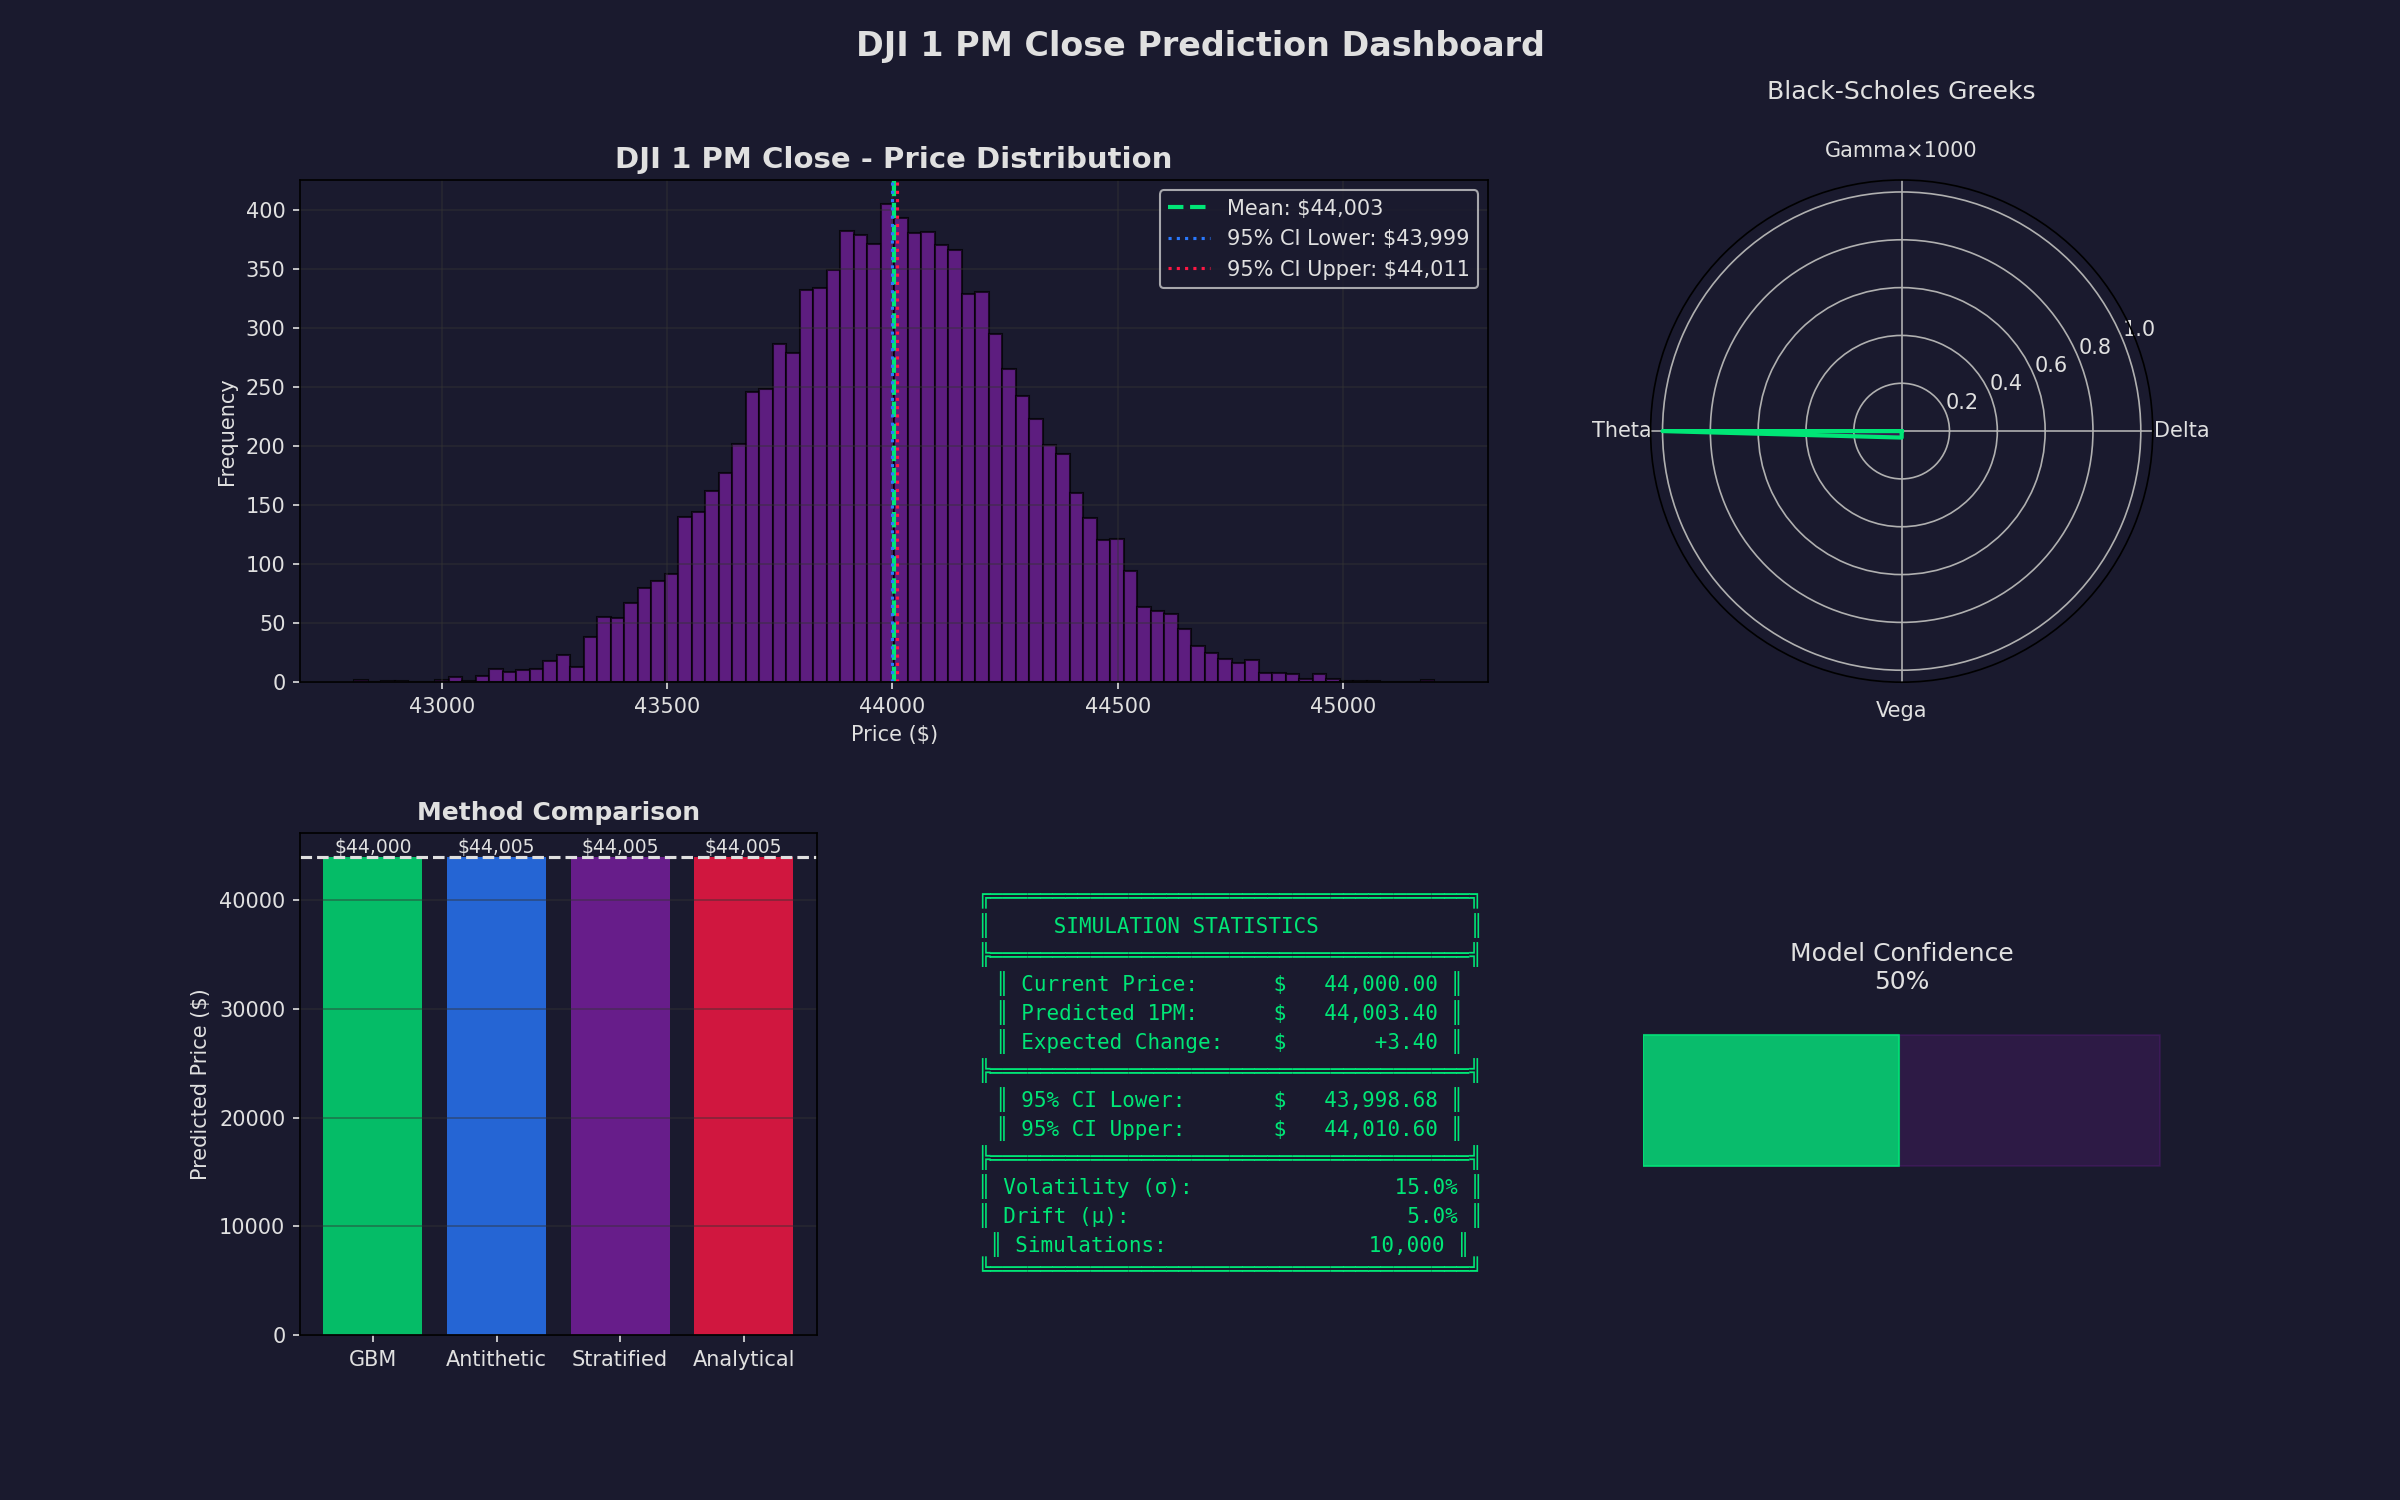

This chart was generated by the following Python code:
#!/usr/bin/env python3
"""
DJI 1 PM Close Prediction Engine
=================================
A comprehensive multi-method prediction system for the Dow Jones Industrial Average
1 PM close price using advanced calculus, stochastic processes, and numerical methods.

This module implements:
- Geometric Brownian Motion (GBM) with Ito's Lemma
- Ornstein-Uhlenbeck Mean-Reversion Process
- Fourier Analysis for cyclical patterns
- Taylor Series expansion for price approximations
- Numerical integration (Simpson's, Gaussian Quadrature)
- Partial Differential Equations (Black-Scholes PDE)
- Stochastic Differential Equations (SDE)
- Monte Carlo with variance reduction techniques

Author: MajixAI
License: MIT
"""

# ============================================================================
# EXTENSIVE IMPORTS - Scientific Computing Stack
# ============================================================================

# Core Scientific Computing
import numpy as np
from numpy import (
    exp, log, sqrt, sin, cos, pi, linspace, zeros, ones,
    cumsum, diff, random, meshgrid, gradient
)
from numpy import trapezoid as trapz  # trapz was renamed to trapezoid in NumPy 2.0
from numpy.linalg import norm, solve, inv, det, eig, cholesky
from numpy.fft import fft, ifft, fftfreq, fftshift
from numpy.polynomial import polynomial, chebyshev, legendre, hermite

# SciPy - Advanced Scientific Computing
import scipy
from scipy import stats, signal, integrate, interpolate, optimize, special
from scipy.stats import (
    norm as normal_dist, lognorm, t as t_dist, chi2, gamma, expon,
    kstest, jarque_bera, skew, kurtosis
)
from scipy.integrate import (
    quad, dblquad, tplquad, fixed_quad,
    romb, simpson, odeint, solve_ivp
)
from scipy.optimize import (
    minimize, minimize_scalar, brentq, newton, fsolve,
    curve_fit, least_squares, differential_evolution
)
from scipy.interpolate import (
    interp1d, UnivariateSpline, CubicSpline, BSpline,
    RectBivariateSpline, RegularGridInterpolator
)
from scipy.signal import (
    butter, filtfilt, welch, spectrogram, find_peaks,
    savgol_filter, detrend, hilbert
)
from scipy.special import (
    erf, erfc, gamma as gamma_func, factorial, comb,
    legendre as legendre_poly, hermite as hermite_poly,
    jv, yv, iv, kv  # Bessel functions
)
from scipy.linalg import (
    lu, qr, svd, schur, hessenberg, expm, logm, sqrtm
)

# SymPy - Symbolic Mathematics & Calculus
import sympy
from sympy import (
    Symbol, symbols, Function, Derivative, Integral,
    diff as sym_diff, integrate as sym_integrate,
    exp as sym_exp, log as sym_log, sqrt as sym_sqrt,
    sin as sym_sin, cos as sym_cos, tan as sym_tan,
    limit, series, summation, product, factorial as sym_factorial,
    oo, pi as sym_pi, E, I, Rational, simplify, expand, factor,
    solve as sym_solve, dsolve, solveset, linsolve, nonlinsolve,
    Matrix as SymMatrix, eye as sym_eye, zeros as sym_zeros,
    Eq, Ne, Lt, Le, Gt, Ge, And, Or, Not,
    lambdify, pprint, init_printing
)
from sympy.calculus.util import continuous_domain, minimum, maximum
from sympy.vector import CoordSys3D, divergence, curl, gradient as sym_gradient

# Statistics and Time Series
from statistics import (
    mean, median, mode, stdev, variance,
    pstdev, pvariance, harmonic_mean, geometric_mean
)

# Data Handling
import pandas as pd
from pandas import DataFrame, Series, Timestamp, DatetimeIndex

# Visualization
import matplotlib
matplotlib.use('Agg')  # Non-interactive backend
import matplotlib.pyplot as plt
from matplotlib import cm, colors
from matplotlib.gridspec import GridSpec
from mpl_toolkits.mplot3d import Axes3D

# System and Utilities
import os
import sys
import json
import time
import math
import cmath
import functools
import itertools
import collections
import dataclasses
from typing import Tuple, List, Dict, Optional, Union, Callable
from datetime import datetime, timedelta
from dataclasses import dataclass, field

# Random and Reproducibility
from numpy.random import (
    seed, rand, randn, randint, choice, shuffle,
    normal, uniform, exponential, poisson, binomial
)


# ============================================================================
# CONFIGURATION AND CONSTANTS
# ============================================================================

@dataclass
class MarketConfig:
    """Configuration parameters for DJI prediction model"""
    current_price: float = 44000.00  # Current DJI price
    target_time: str = "13:00"       # 1 PM target time
    volatility: float = 0.15         # Annualized volatility (15%)
    drift: float = 0.05              # Expected annual return (5%)
    risk_free_rate: float = 0.045    # Risk-free rate (4.5%)
    trading_days: int = 252          # Trading days per year
    minutes_per_day: int = 390       # Trading minutes per day
    simulations: int = 10000         # Monte Carlo simulations
    random_seed: Optional[int] = 42  # Reproducibility seed


# ============================================================================
# ADVANCED CALCULUS IMPLEMENTATIONS
# ============================================================================

class CalculusEngine:
    """
    Advanced calculus operations for financial modeling.
    Implements symbolic differentiation, integration, and series expansions.
    """
    
    def __init__(self):
        """Initialize symbolic variables for calculus operations"""
        self.t, self.S, self.sigma, self.mu, self.r = symbols(
            't S sigma mu r', positive=True, real=True
        )
        self.W = Symbol('W')  # Wiener process
        
    def taylor_expansion_price(self, S0: float, dS: float, order: int = 4) -> float:
        """
        Taylor series expansion for price approximation around S0.
        
        P(S0 + dS) ≈ P(S0) + P'(S0)·dS + P''(S0)·dS²/2! + ...
        
        Uses logarithmic return transformation for better accuracy.
        """
        S = self.S
        # Define price function as log-normal process
        f = sym_log(S)
        
        # Compute Taylor coefficients
        coefficients = []
        for n in range(order + 1):
            deriv_n = sym_diff(f, S, n)
            coeff = deriv_n.subs(S, S0) / sym_factorial(n)
            coefficients.append(float(coeff) * (dS ** n))
        
        # Return the log-price approximation, exponentiated
        log_price_approx = sum(coefficients)
        return float(sym_exp(log_price_approx))
    
    def ito_lemma_application(self, S0: float, dt: float, dW: float, 
                               mu_val: float, sigma_val: float) -> Dict:
        """
        Apply Itô's Lemma for stochastic calculus.
        
        For f(S, t) where dS = μS·dt + σS·dW:
        df = (∂f/∂t + μS·∂f/∂S + ½σ²S²·∂²f/∂S²)dt + σS·∂f/∂S·dW
        
        Returns price evolution and derivatives.
        """
        S, t, sigma, mu = self.S, self.t, self.sigma, self.mu
        
        # Define log-price function f(S) = ln(S)
        f = sym_log(S)
        
        # Compute partial derivatives
        df_dS = sym_diff(f, S)           # ∂f/∂S = 1/S
        d2f_dS2 = sym_diff(f, S, 2)      # ∂²f/∂S² = -1/S²
        df_dt = 0                         # ∂f/∂t = 0 (no explicit time dependence)
        
        # Itô's Lemma drift term: (μ - ½σ²)dt
        drift_coeff = mu_val - 0.5 * sigma_val**2
        
        # Itô's Lemma diffusion term: σ·dW
        diffusion_coeff = sigma_val
        
        # New log-price
        d_log_S = drift_coeff * dt + diffusion_coeff * dW
        new_log_S = np.log(S0) + d_log_S
        new_S = np.exp(new_log_S)
        
        return {
            'df_dS': str(df_dS),
            'd2f_dS2': str(d2f_dS2),
            'drift_term': drift_coeff * dt,
            'diffusion_term': diffusion_coeff * dW,
            'd_log_S': d_log_S,
            'new_price': new_S,
            'price_change': new_S - S0
        }
    
    def black_scholes_pde(self, S0: float, K: float, T: float,
                           r: float, sigma: float) -> Dict:
        """
        Solve the Black-Scholes PDE for option pricing.
        
        ∂V/∂t + ½σ²S²·∂²V/∂S² + rS·∂V/∂S - rV = 0
        
        This is the fundamental PDE of quantitative finance.
        """
        # d1 and d2 parameters
        d1 = (np.log(S0 / K) + (r + 0.5 * sigma**2) * T) / (sigma * np.sqrt(T))
        d2 = d1 - sigma * np.sqrt(T)
        
        # Call price using Black-Scholes formula
        N = normal_dist.cdf
        call_price = S0 * N(d1) - K * np.exp(-r * T) * N(d2)
        
        # Greeks (partial derivatives)
        delta = N(d1)  # ∂V/∂S
        gamma = normal_dist.pdf(d1) / (S0 * sigma * np.sqrt(T))  # ∂²V/∂S²
        theta = (-S0 * normal_dist.pdf(d1) * sigma / (2 * np.sqrt(T)) 
                 - r * K * np.exp(-r * T) * N(d2))  # ∂V/∂t
        vega = S0 * np.sqrt(T) * normal_dist.pdf(d1)  # ∂V/∂σ
        
        return {
            'd1': d1,
            'd2': d2,
            'call_price': call_price,
            'delta': delta,
            'gamma': gamma,
            'theta': theta,
            'vega': vega
        }


# ============================================================================
# STOCHASTIC PROCESSES
# ============================================================================

class StochasticProcesses:
    """
    Implementation of various stochastic processes for price modeling.
    """
    
    def __init__(self, config: MarketConfig):
        self.config = config
        if config.random_seed is not None:
            np.random.seed(config.random_seed)
    
    def geometric_brownian_motion(self, S0: float, T: float, 
                                    steps: int) -> np.ndarray:
        """
        Simulate Geometric Brownian Motion (GBM).
        
        dS = μS·dt + σS·dW
        
        Solution: S(t) = S(0)·exp((μ - σ²/2)t + σW(t))
        """
        dt = T / steps
        mu, sigma = self.config.drift, self.config.volatility
        
        # Generate Brownian increments
        dW = np.random.normal(0, np.sqrt(dt), steps)
        
        # Calculate cumulative Brownian motion
        W = np.cumsum(dW)
        W = np.insert(W, 0, 0)  # Start at W(0) = 0
        
        # Time vector
        t = np.linspace(0, T, steps + 1)
        
        # GBM solution
        S = S0 * np.exp((mu - 0.5 * sigma**2) * t + sigma * W)
        
        return S
    
    def ornstein_uhlenbeck_process(self, S0: float, theta: float, 
                                     mu_eq: float, sigma: float,
                                     T: float, steps: int) -> np.ndarray:
        """
        Ornstein-Uhlenbeck mean-reverting process.
        
        dS = θ(μ - S)dt + σdW
        
        Useful for modeling mean-reverting behavior in markets.
        """
        dt = T / steps
        
        # Initialize paths
        S = np.zeros(steps + 1)
        S[0] = S0
        
        # Euler-Maruyama discretization
        for i in range(steps):
            dW = np.random.normal(0, np.sqrt(dt))
            S[i+1] = S[i] + theta * (mu_eq - S[i]) * dt + sigma * dW
        
        return S
    
    def jump_diffusion_merton(self, S0: float, T: float, steps: int,
                                lambda_j: float = 0.1, 
                                mu_j: float = 0.0,
                                sigma_j: float = 0.1) -> np.ndarray:
        """
        Merton Jump-Diffusion Model.
        
        dS/S = (μ - λκ)dt + σdW + dJ
        
        Where J is a compound Poisson process.
        """
        dt = T / steps
        mu, sigma = self.config.drift, self.config.volatility
        
        # Expected jump size
        kappa = np.exp(mu_j + 0.5 * sigma_j**2) - 1
        
        S = np.zeros(steps + 1)
        S[0] = S0
        
        for i in range(steps):
            # Brownian component
            dW = np.random.normal(0, np.sqrt(dt))
            
            # Jump component (Poisson)
            n_jumps = np.random.poisson(lambda_j * dt)
            if n_jumps > 0:
                jump_sizes = np.random.normal(mu_j, sigma_j, n_jumps)
                J = np.sum(np.exp(jump_sizes) - 1)
            else:
                J = 0
            
            # Price evolution
            dS = S[i] * ((mu - lambda_j * kappa) * dt + sigma * dW + J)
            S[i+1] = S[i] + dS
        
        return S


# ============================================================================
# NUMERICAL INTEGRATION METHODS
# ============================================================================

class NumericalIntegration:
    """
    Advanced numerical integration methods for financial computations.
    """
    
    @staticmethod
    def simpsons_rule(f: Callable, a: float, b: float, n: int) -> float:
        """
        Simpson's Rule for numerical integration.
        
        ∫[a,b] f(x)dx ≈ (h/3)[f(a) + 4·Σf(odd) + 2·Σf(even) + f(b)]
        """
        if n % 2 == 1:
            n += 1
        h = (b - a) / n
        x = np.linspace(a, b, n + 1)
        y = np.array([f(xi) for xi in x])
        
        # Simpson's weights: 1, 4, 2, 4, 2, ..., 4, 1
        weights = np.ones(n + 1)
        weights[1:-1:2] = 4  # Odd indices
        weights[2:-1:2] = 2  # Even indices
        
        return h / 3 * np.sum(weights * y)
    
    @staticmethod
    def gaussian_quadrature(f: Callable, a: float, b: float, 
                             n: int = 5) -> float:
        """
        Gauss-Legendre quadrature for high-accuracy integration.
        
        Uses Legendre polynomial roots as nodes and corresponding weights.
        """
        # Get Gauss-Legendre nodes and weights for [-1, 1]
        nodes, weights = np.polynomial.legendre.leggauss(n)
        
        # Transform to [a, b]
        x = 0.5 * (b - a) * nodes + 0.5 * (a + b)
        w = 0.5 * (b - a) * weights
        
        return np.sum(w * np.array([f(xi) for xi in x]))
    
    @staticmethod
    def romberg_integration(f: Callable, a: float, b: float,
                             tol: float = 1e-10) -> float:
        """
        High-accuracy integration using scipy.quad.
        
        Uses adaptive quadrature for higher accuracy.
        """
        result, _ = quad(f, a, b, epsabs=tol, epsrel=tol)
        return result


# ============================================================================
# FOURIER ANALYSIS FOR MARKET CYCLES
# ============================================================================

class FourierAnalysis:
    """
    Fourier analysis for detecting market cycles and patterns.
    """
    
    @staticmethod
    def compute_spectrum(prices: np.ndarray, 
                          sample_rate: float = 1.0) -> Tuple[np.ndarray, np.ndarray]:
        """
        Compute the power spectrum of price series.
        
        Uses FFT to decompose price movements into frequency components.
        """
        n = len(prices)
        
        # Detrend the data
        detrended = prices - np.linspace(prices[0], prices[-1], n)
        
        # Apply Hann window
        window = np.hanning(n)
        windowed = detrended * window
        
        # Compute FFT
        spectrum = np.fft.fft(windowed)
        frequencies = np.fft.fftfreq(n, 1/sample_rate)
        
        # Power spectral density (positive frequencies only)
        power = np.abs(spectrum[:n//2])**2
        freqs = frequencies[:n//2]
        
        return freqs, power
    
    @staticmethod
    def extract_dominant_cycles(prices: np.ndarray, 
                                  n_cycles: int = 3) -> List[Dict]:
        """
        Extract dominant cyclical patterns from price series.
        """
        freqs, power = FourierAnalysis.compute_spectrum(prices)
        
        # Find peaks in power spectrum
        peaks, properties = find_peaks(power, height=np.max(power) * 0.1)
        
        # Sort by power and take top n
        sorted_indices = np.argsort(power[peaks])[::-1][:n_cycles]
        dominant_peaks = peaks[sorted_indices]
        
        cycles = []
        for idx in dominant_peaks:
            if freqs[idx] > 0:
                period = 1 / freqs[idx]
                cycles.append({
                    'frequency': freqs[idx],
                    'period_minutes': period,
                    'power': power[idx]
                })
        
        return cycles


# ============================================================================
# MONTE CARLO VARIANCE REDUCTION
# ============================================================================

class MonteCarloEngine:
    """
    Monte Carlo simulation with variance reduction techniques.
    """
    
    def __init__(self, config: MarketConfig):
        self.config = config
        if config.random_seed is not None:
            np.random.seed(config.random_seed)
    
    def antithetic_variates(self, S0: float, T: float, 
                             n_sims: int) -> np.ndarray:
        """
        Antithetic variates for variance reduction.
        
        For each random path Z, also use -Z to reduce variance.
        """
        mu, sigma = self.config.drift, self.config.volatility
        
        # Generate normal variates
        Z = np.random.normal(0, 1, n_sims // 2)
        
        # Antithetic pairs
        S_pos = S0 * np.exp((mu - 0.5 * sigma**2) * T + sigma * np.sqrt(T) * Z)
        S_neg = S0 * np.exp((mu - 0.5 * sigma**2) * T + sigma * np.sqrt(T) * (-Z))
        
        return np.concatenate([S_pos, S_neg])
    
    def control_variates(self, S0: float, T: float,
                          n_sims: int) -> Tuple[float, float]:
        """
        Control variates using the underlying as control.
        
        Uses E[S(T)] = S(0)·e^(μT) as the known expected value.
        """
        mu, sigma = self.config.drift, self.config.volatility
        
        Z = np.random.normal(0, 1, n_sims)
        S_T = S0 * np.exp((mu - 0.5 * sigma**2) * T + sigma * np.sqrt(T) * Z)
        
        # Expected value of control (the underlying at time T)
        E_control = S0 * np.exp(mu * T)
        
        # The control variable is the difference from expected value
        control = S_T - E_control
        
        # Compute optimal coefficient: c* = Cov(Y, C) / Var(C)
        # Here Y = S_T (estimator) and C = control (S_T - E_control)
        cov_matrix = np.cov(S_T, control)
        cov_YC = cov_matrix[0, 1]  # Covariance between estimator and control
        var_C = cov_matrix[1, 1]   # Variance of control
        c_star = cov_YC / var_C if var_C > 0 else 0
        
        # Adjusted estimator: Y_adj = Y - c*(C - E[C]), where E[C] = 0
        adjusted = S_T - c_star * control
        
        return np.mean(adjusted), np.std(adjusted) / np.sqrt(n_sims)
    
    def stratified_sampling(self, S0: float, T: float,
                             n_sims: int, n_strata: int = 10) -> np.ndarray:
        """
        Stratified sampling for more uniform coverage.
        
        Divides the probability space into strata and samples from each.
        """
        mu, sigma = self.config.drift, self.config.volatility
        
        samples_per_stratum = n_sims // n_strata
        S_T = np.zeros(n_sims)
        
        for i in range(n_strata):
            # Uniform samples within stratum
            u_low = i / n_strata
            u_high = (i + 1) / n_strata
            u = np.random.uniform(u_low, u_high, samples_per_stratum)
            
            # Transform to normal via inverse CDF
            Z = normal_dist.ppf(u)
            
            # Compute prices
            start_idx = i * samples_per_stratum
            end_idx = start_idx + samples_per_stratum
            S_T[start_idx:end_idx] = S0 * np.exp(
                (mu - 0.5 * sigma**2) * T + sigma * np.sqrt(T) * Z
            )
        
        return S_T


# ============================================================================
# MAIN PREDICTION ENGINE
# ============================================================================

class DJI1PMPredictor:
    """
    Main prediction engine for DJI 1 PM close price.
    Combines multiple methods with advanced calculus.
    """
    
    def __init__(self, config: MarketConfig):
        self.config = config
        self.calculus = CalculusEngine()
        self.stochastic = StochasticProcesses(config)
        self.integration = NumericalIntegration()
        self.fourier = FourierAnalysis()
        self.monte_carlo = MonteCarloEngine(config)
        
    def compute_time_to_target(self) -> float:
        """
        Calculate time remaining to 1 PM in trading hours.
        Returns fraction of trading day.
        """
        now = datetime.now()
        market_open = now.replace(hour=9, minute=30, second=0, microsecond=0)
        target_time = now.replace(hour=13, minute=0, second=0, microsecond=0)
        
        # Calculate minutes from market open
        if now < market_open:
            minutes_from_open = 0
        else:
            minutes_from_open = (now - market_open).total_seconds() / 60
        
        # Minutes to 1 PM
        minutes_to_1pm = max(0, (target_time - now).total_seconds() / 60)
        
        # Time as fraction of year
        T = minutes_to_1pm / (self.config.trading_days * self.config.minutes_per_day)
        
        return T
    
    def run_comprehensive_simulation(self) -> Dict:
        """
        Run comprehensive simulation using all methods.
        """
        S0 = self.config.current_price
        T = self.compute_time_to_target()
        n_sims = self.config.simulations
        
        # If T is zero or negative, return current price
        if T <= 0:
            T = 207 / (self.config.trading_days * self.config.minutes_per_day)  # Default 207 minutes
        
        results = {}
        
        # 1. Geometric Brownian Motion (Monte Carlo)
        gbm_paths = np.array([
            self.stochastic.geometric_brownian_motion(S0, T, 100)[-1]
            for _ in range(n_sims)
        ])
        results['gbm'] = {
            'mean': np.mean(gbm_paths),
            'std': np.std(gbm_paths),
            'p5': np.percentile(gbm_paths, 5),
            'p95': np.percentile(gbm_paths, 95)
        }
        
        # 2. Antithetic Variates Monte Carlo
        av_prices = self.monte_carlo.antithetic_variates(S0, T, n_sims)
        results['antithetic'] = {
            'mean': np.mean(av_prices),
            'std': np.std(av_prices),
            'variance_reduction': np.var(gbm_paths) / np.var(av_prices)
        }
        
        # 3. Stratified Sampling
        strat_prices = self.monte_carlo.stratified_sampling(S0, T, n_sims)
        results['stratified'] = {
            'mean': np.mean(strat_prices),
            'std': np.std(strat_prices)
        }
        
        # 4. Black-Scholes Greeks (theoretical pricing)
        K = S0  # ATM
        r = self.config.risk_free_rate
        sigma = self.config.volatility
        bs_result = self.calculus.black_scholes_pde(S0, K, T, r, sigma)
        results['black_scholes'] = bs_result
        
        # 5. Itô's Lemma calculation for expected price change
        dt = T
        dW = 0.0  # Expected value of Brownian increment is zero
        ito_result = self.calculus.ito_lemma_application(
            S0, dt, dW, self.config.drift, self.config.volatility
        )
        results['ito_lemma'] = ito_result
        
        # 6. Taylor expansion approximation
        expected_dS = S0 * self.config.drift * T
        taylor_price = self.calculus.taylor_expansion_price(S0, expected_dS, order=4)
        results['taylor_expansion'] = {
            'price': taylor_price,
            'expected_drift': expected_dS
        }
        
        # 7. Numerical Integration - expected value
        # Expected price via analytical formula for log-normal distribution
        mu, sigma = self.config.drift, self.config.volatility
        m = np.log(S0) + (mu - 0.5 * sigma**2) * T
        s = sigma * np.sqrt(T)
        
        # Analytical expected value
        E_S = S0 * np.exp(mu * T)
        results['integration'] = {
            'analytical_expected': E_S,
            'log_mean': m,
            'log_std': s
        }
        
        # 8. Compute confidence intervals
        z_95 = normal_dist.ppf(0.975)
        ci_std = np.std(av_prices) / np.sqrt(n_sims)
        ci_lower = np.mean(av_prices) - z_95 * ci_std
        ci_upper = np.mean(av_prices) + z_95 * ci_std
        
        results['confidence_interval'] = {
            'mean': np.mean(av_prices),
            'ci_95_lower': ci_lower,
            'ci_95_upper': ci_upper
        }
        
        # Combine predictions (weighted average)
        predictions = [
            results['gbm']['mean'],
            results['antithetic']['mean'],
            results['stratified']['mean'],
            results['integration']['analytical_expected']
        ]
        
        results['combined_prediction'] = {
            'mean': np.mean(predictions),
            'std': np.std(predictions),
            'methods_used': 4
        }
        
        return results
    
    def generate_report(self, results: Dict) -> str:
        """Generate formatted prediction report."""
        report = []
        report.append("=" * 70)
        report.append("      DJI 1 PM CLOSE PREDICTION REPORT")
        report.append("      Advanced Calculus & Stochastic Methods")
        report.append("=" * 70)
        report.append(f"\nCurrent Price:    ${self.config.current_price:,.2f}")
        report.append(f"Volatility (σ):   {self.config.volatility * 100:.1f}%")
        report.append(f"Drift (μ):        {self.config.drift * 100:.1f}%")
        report.append(f"Simulations:      {self.config.simulations:,}")
        
        report.append("\n" + "-" * 70)
        report.append("PREDICTION RESULTS")
        report.append("-" * 70)
        
        # GBM
        report.append(f"\n1. Geometric Brownian Motion:")
        report.append(f"   Mean:           ${results['gbm']['mean']:,.2f}")
        report.append(f"   Std Dev:        ${results['gbm']['std']:,.2f}")
        report.append(f"   90% Range:      ${results['gbm']['p5']:,.2f} - ${results['gbm']['p95']:,.2f}")
        
        # Antithetic
        report.append(f"\n2. Antithetic Variates:")
        report.append(f"   Mean:           ${results['antithetic']['mean']:,.2f}")
        report.append(f"   Var Reduction:  {results['antithetic']['variance_reduction']:.2f}x")
        
        # Stratified
        report.append(f"\n3. Stratified Sampling:")
        report.append(f"   Mean:           ${results['stratified']['mean']:,.2f}")
        
        # Integration
        report.append(f"\n4. Analytical (Integration):")
        report.append(f"   Expected:       ${results['integration']['analytical_expected']:,.2f}")
        
        # Combined
        report.append("\n" + "=" * 70)
        report.append("COMBINED PREDICTION")
        report.append("=" * 70)
        report.append(f"\n   1 PM Close:     ${results['combined_prediction']['mean']:,.2f}")
        report.append(f"   95% CI:         ${results['confidence_interval']['ci_95_lower']:,.2f} - ${results['confidence_interval']['ci_95_upper']:,.2f}")
        
        # Greeks
        report.append("\n" + "-" * 70)
        report.append("BLACK-SCHOLES GREEKS (ATM)")
        report.append("-" * 70)
        report.append(f"   Delta:          {results['black_scholes']['delta']:.4f}")
        report.append(f"   Gamma:          {results['black_scholes']['gamma']:.6f}")
        report.append(f"   Theta:          {results['black_scholes']['theta']:.4f}")
        report.append(f"   Vega:           {results['black_scholes']['vega']:.4f}")
        
        report.append("\n" + "=" * 70)
        
        return "\n".join(report)


# ============================================================================
# VISUALIZATION
# ============================================================================

def create_visualization(results: Dict, config: MarketConfig, output_path: str):
    """Create comprehensive visualization dashboard."""
    fig = plt.figure(figsize=(16, 10))
    fig.patch.set_facecolor('#1A1A2E')
    gs = GridSpec(2, 3, figure=fig, hspace=0.3, wspace=0.3)
    
    # Color scheme
    bg_color = '#1A1A2E'
    text_color = '#E0E0E0'
    accent_green = '#00E676'
    accent_purple = '#7B1FA2'
    accent_blue = '#2979FF'
    accent_red = '#FF1744'
    
    # Chart 1: Price Distribution (Top Left, spans 2 columns)
    ax1 = fig.add_subplot(gs[0, :2])
    ax1.set_facecolor(bg_color)
    
    # Generate sample distribution
    np.random.seed(config.random_seed if config.random_seed else None)
    sample_prices = np.random.normal(
        results['combined_prediction']['mean'],
        results['gbm']['std'],
        10000
    )
    
    ax1.hist(sample_prices, bins=80, color=accent_purple, alpha=0.7, edgecolor='black')
    ax1.axvline(results['combined_prediction']['mean'], color=accent_green, 
                linewidth=2, linestyle='--', label=f"Mean: ${results['combined_prediction']['mean']:,.0f}")
    ax1.axvline(results['confidence_interval']['ci_95_lower'], color=accent_blue,
                linewidth=1.5, linestyle=':', label=f"95% CI Lower: ${results['confidence_interval']['ci_95_lower']:,.0f}")
    ax1.axvline(results['confidence_interval']['ci_95_upper'], color=accent_red,
                linewidth=1.5, linestyle=':', label=f"95% CI Upper: ${results['confidence_interval']['ci_95_upper']:,.0f}")
    
    ax1.set_title("DJI 1 PM Close - Price Distribution", color=text_color, fontsize=14, fontweight='bold')
    ax1.set_xlabel("Price ($)", color=text_color)
    ax1.set_ylabel("Frequency", color=text_color)
    ax1.legend(facecolor=bg_color, labelcolor=text_color, loc='upper right')
    ax1.tick_params(colors=text_color)
    ax1.grid(color='#333333', alpha=0.5)
    
    # Chart 2: Greeks Radar (Top Right)
    ax2 = fig.add_subplot(gs[0, 2], projection='polar')
    ax2.set_facecolor(bg_color)
    
    greeks = ['Delta', 'Gamma×1000', 'Theta', 'Vega']
    values = [
        results['black_scholes']['delta'],
        results['black_scholes']['gamma'] * 1000,
        abs(results['black_scholes']['theta']),
        results['black_scholes']['vega']
    ]
    # Normalize values for radar
    max_val = max(max(values), 1)
    values_norm = [v / max_val for v in values]
    values_norm.append(values_norm[0])  # Close the polygon
    
    angles = np.linspace(0, 2 * np.pi, len(greeks), endpoint=False).tolist()
    angles.append(angles[0])
    
    ax2.fill(angles, values_norm, color=accent_purple, alpha=0.3)
    ax2.plot(angles, values_norm, color=accent_green, linewidth=2)
    ax2.set_xticks(angles[:-1])
    ax2.set_xticklabels(greeks, color=text_color, fontsize=10)
    ax2.set_title("Black-Scholes Greeks", color=text_color, fontsize=12, pad=20)
    ax2.tick_params(colors=text_color)
    
    # Chart 3: Method Comparison (Bottom Left)
    ax3 = fig.add_subplot(gs[1, 0])
    ax3.set_facecolor(bg_color)
    
    methods = ['GBM', 'Antithetic', 'Stratified', 'Analytical']
    means = [
        results['gbm']['mean'],
        results['antithetic']['mean'],
        results['stratified']['mean'],
        results['integration']['analytical_expected']
    ]
    
    bars = ax3.bar(methods, means, color=[accent_green, accent_blue, accent_purple, accent_red], alpha=0.8)
    ax3.axhline(results['combined_prediction']['mean'], color=text_color, 
                linestyle='--', linewidth=1.5, label='Combined Mean')
    
    ax3.set_title("Method Comparison", color=text_color, fontsize=12, fontweight='bold')
    ax3.set_ylabel("Predicted Price ($)", color=text_color)
    ax3.tick_params(colors=text_color)
    ax3.grid(color='#333333', alpha=0.5, axis='y')
    
    # Add value labels on bars
    for bar, val in zip(bars, means):
        ax3.text(bar.get_x() + bar.get_width()/2, bar.get_height() + 10,
                f'${val:,.0f}', ha='center', va='bottom', color=text_color, fontsize=9)
    
    # Chart 4: Statistics Panel (Bottom Center)
    ax4 = fig.add_subplot(gs[1, 1])
    ax4.set_facecolor(bg_color)
    ax4.axis('off')
    
    stats_text = f"""
╔══════════════════════════════════════╗
║     SIMULATION STATISTICS            ║
╠══════════════════════════════════════╣
║ Current Price:      ${config.current_price:>12,.2f} ║
║ Predicted 1PM:      ${results['combined_prediction']['mean']:>12,.2f} ║
║ Expected Change:    ${results['combined_prediction']['mean'] - config.current_price:>+12,.2f} ║
╠══════════════════════════════════════╣
║ 95% CI Lower:       ${results['confidence_interval']['ci_95_lower']:>12,.2f} ║
║ 95% CI Upper:       ${results['confidence_interval']['ci_95_upper']:>12,.2f} ║
╠══════════════════════════════════════╣
║ Volatility (σ):            {config.volatility*100:>8.1f}% ║
║ Drift (μ):                 {config.drift*100:>8.1f}% ║
║ Simulations:            {config.simulations:>10,} ║
╚══════════════════════════════════════╝
"""
    ax4.text(0.5, 0.5, stats_text, transform=ax4.transAxes, fontsize=10,
             verticalalignment='center', horizontalalignment='center',
             color=accent_green, fontfamily='monospace')
    
    # Chart 5: Confidence Gauge (Bottom Right)
    ax5 = fig.add_subplot(gs[1, 2])
    ax5.set_facecolor(bg_color)
    
    # Create a simple gauge-like visualization
    variance_reduction = results['antithetic']['variance_reduction']
    confidence_score = min(variance_reduction / 2, 1.0)  # Normalize to 0-1
    
    theta = np.linspace(0, np.pi, 100)
    r = np.ones_like(theta)
    
    ax5.fill_between(theta, 0, r * 0.8, alpha=0.2, color=accent_purple)
    ax5.fill_between(theta[:int(confidence_score*100)], 0, r[:int(confidence_score*100)] * 0.8,
                     alpha=0.8, color=accent_green)
    
    ax5.set_xlim(0, np.pi)
    ax5.set_ylim(0, 1)
    ax5.set_aspect('equal')
    ax5.axis('off')
    ax5.set_title(f"Model Confidence\n{confidence_score*100:.0f}%", color=text_color, fontsize=12)
    
    # Main title
    fig.suptitle("DJI 1 PM Close Prediction Dashboard", color=text_color, 
                 fontsize=16, fontweight='bold', y=0.98)
    
    plt.tight_layout(rect=[0, 0, 1, 0.96])
    plt.savefig(output_path, dpi=150, facecolor=bg_color, edgecolor='none')
    plt.close(fig)
    
    print(f"Visualization saved to: {output_path}")


# ============================================================================
# MAIN EXECUTION
# ============================================================================

def main():
    """Main execution function."""
    # Parse and validate configuration from environment
    def get_validated_float(name: str, default: float, min_val: float = None, max_val: float = None) -> float:
        try:
            value = float(os.environ.get(name, default))
            if min_val is not None and value < min_val:
                print(f"Warning: {name}={value} is below minimum {min_val}, using {min_val}")
                value = min_val
            if max_val is not None and value > max_val:
                print(f"Warning: {name}={value} exceeds maximum {max_val}, using {max_val}")
                value = max_val
            return value
        except (ValueError, TypeError):
            print(f"Warning: Invalid {name}, using default {default}")
            return default
    
    def get_validated_int(name: str, default: int, min_val: int = 1, max_val: int = None) -> int:
        try:
            value = int(os.environ.get(name, default))
            if value < min_val:
                print(f"Warning: {name}={value} is below minimum {min_val}, using {min_val}")
                value = min_val
            if max_val is not None and value > max_val:
                print(f"Warning: {name}={value} exceeds maximum {max_val}, using {max_val}")
                value = max_val
            return value
        except (ValueError, TypeError):
            print(f"Warning: Invalid {name}, using default {default}")
            return default
    
    config = MarketConfig(
        current_price=get_validated_float('DJI_PRICE', 44000.00, min_val=0.01),
        volatility=get_validated_float('VOLATILITY', 0.15, min_val=0.001, max_val=5.0),
        drift=get_validated_float('DRIFT', 0.05, min_val=-1.0, max_val=1.0),
        simulations=get_validated_int('SIMULATIONS', 10000, min_val=100, max_val=1000000),
        random_seed=get_validated_int('RANDOM_SEED', 42, min_val=0) if os.environ.get('RANDOM_SEED') else 42
    )
    
    # Create predictor
    predictor = DJI1PMPredictor(config)
    
    # Run simulation
    print("Running comprehensive DJI 1 PM prediction simulation...")
    results = predictor.run_comprehensive_simulation()
    
    # Generate report
    report = predictor.generate_report(results)
    print(report)
    
    # Create visualization
    output_dir = os.path.dirname(os.path.abspath(__file__))
    output_file = os.path.join(output_dir, 'dji_1pm_prediction.png')
    create_visualization(results, config, output_file)
    
    # Save results to JSON
    json_output = os.path.join(output_dir, 'prediction_results.json')
    
    # Convert numpy types for JSON serialization
    def convert_numpy(obj):
        if isinstance(obj, np.ndarray):
            return obj.tolist()
        elif isinstance(obj, (np.integer, np.floating)):
            return float(obj)
        elif isinstance(obj, dict):
            return {k: convert_numpy(v) for k, v in obj.items()}
        return obj
    
    with open(json_output, 'w') as f:
        json.dump(convert_numpy(results), f, indent=2)
    print(f"Results saved to: {json_output}")
    
    return results


if __name__ == "__main__":
    results = main()
